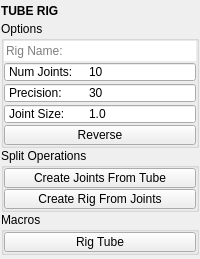
<?xml version="1.0" encoding="UTF-8"?>
<ui version="4.0">
 <class>QtUi</class>
 <widget class="QMainWindow" name="QtUi">
  <property name="geometry">
   <rect>
    <x>0</x>
    <y>0</y>
    <width>200</width>
    <height>259</height>
   </rect>
  </property>
  <property name="tabShape">
   <enum>QTabWidget::Triangular</enum>
  </property>
  <property name="dockNestingEnabled">
   <bool>true</bool>
  </property>
  <property name="dockOptions">
   <set>QMainWindow::AllowNestedDocks|QMainWindow::AllowTabbedDocks|QMainWindow::AnimatedDocks|QMainWindow::ForceTabbedDocks</set>
  </property>
  <property name="bnabled" stdset="0">
   <bool>true</bool>
  </property>
  <widget class="QWidget" name="central_widget">
   <property name="minimumSize">
    <size>
     <width>200</width>
     <height>0</height>
    </size>
   </property>
   <layout class="QVBoxLayout" name="verticalLayout_2">
    <property name="leftMargin">
     <number>1</number>
    </property>
    <property name="topMargin">
     <number>1</number>
    </property>
    <property name="rightMargin">
     <number>1</number>
    </property>
    <property name="bottomMargin">
     <number>1</number>
    </property>
    <item>
     <layout class="QVBoxLayout" name="verticalLayout">
      <property name="spacing">
       <number>0</number>
      </property>
      <item>
       <widget class="Header" name="header">
        <property name="minimumSize">
         <size>
          <width>0</width>
          <height>20</height>
         </size>
        </property>
        <property name="maximumSize">
         <size>
          <width>16777215</width>
          <height>20</height>
         </size>
        </property>
        <property name="font">
         <font>
          <weight>75</weight>
          <bold>true</bold>
         </font>
        </property>
        <property name="text">
         <string>TUBE RIG</string>
        </property>
       </widget>
      </item>
      <item>
       <widget class="QGroupBox" name="groupBox_0">
        <property name="title">
         <string>Options</string>
        </property>
        <layout class="QVBoxLayout" name="verticalLayout_3">
         <property name="spacing">
          <number>1</number>
         </property>
         <property name="leftMargin">
          <number>0</number>
         </property>
         <property name="topMargin">
          <number>0</number>
         </property>
         <property name="rightMargin">
          <number>0</number>
         </property>
         <property name="bottomMargin">
          <number>0</number>
         </property>
         <item>
          <widget class="LineEdit" name="txt000">
           <property name="minimumSize">
            <size>
             <width>0</width>
             <height>20</height>
            </size>
           </property>
           <property name="maximumSize">
            <size>
             <width>16777215</width>
             <height>20</height>
            </size>
           </property>
           <property name="toolTip">
            <string>&lt;html&gt;&lt;head/&gt;&lt;body&gt;&lt;p&gt;If no name is given, the mesh object's name will be used.&lt;/p&gt;&lt;/body&gt;&lt;/html&gt;</string>
           </property>
           <property name="frame">
            <bool>false</bool>
           </property>
           <property name="placeholderText">
            <string>Rig Name:</string>
           </property>
          </widget>
         </item>
         <item>
          <widget class="QSpinBox" name="s000">
           <property name="minimumSize">
            <size>
             <width>0</width>
             <height>20</height>
            </size>
           </property>
           <property name="maximumSize">
            <size>
             <width>16777215</width>
             <height>20</height>
            </size>
           </property>
           <property name="toolTip">
            <string>The number of joints to create.</string>
           </property>
           <property name="buttonSymbols">
            <enum>QAbstractSpinBox::NoButtons</enum>
           </property>
           <property name="prefix">
            <string>Num Joints:	</string>
           </property>
           <property name="minimum">
            <number>2</number>
           </property>
           <property name="maximum">
            <number>999</number>
           </property>
           <property name="singleStep">
            <number>1</number>
           </property>
           <property name="value">
            <number>10</number>
           </property>
           <property name="displayIntegerBase">
            <number>10</number>
           </property>
          </widget>
         </item>
         <item>
          <widget class="QSpinBox" name="s001">
           <property name="minimumSize">
            <size>
             <width>0</width>
             <height>20</height>
            </size>
           </property>
           <property name="maximumSize">
            <size>
             <width>16777215</width>
             <height>20</height>
            </size>
           </property>
           <property name="toolTip">
            <string>&lt;html&gt;&lt;head/&gt;&lt;body&gt;&lt;p&gt;The percentage of the largest axis length to determine the number of cross-sections.&lt;/p&gt;&lt;p&gt;This is only applicaple to object selections (ignored when using an edge selection).&lt;/p&gt;&lt;/body&gt;&lt;/html&gt;</string>
           </property>
           <property name="buttonSymbols">
            <enum>QAbstractSpinBox::NoButtons</enum>
           </property>
           <property name="prefix">
            <string>Precision:	</string>
           </property>
           <property name="minimum">
            <number>10</number>
           </property>
           <property name="maximum">
            <number>100</number>
           </property>
           <property name="singleStep">
            <number>1</number>
           </property>
           <property name="value">
            <number>30</number>
           </property>
           <property name="displayIntegerBase">
            <number>10</number>
           </property>
          </widget>
         </item>
         <item>
          <widget class="QDoubleSpinBox" name="s002">
           <property name="minimumSize">
            <size>
             <width>0</width>
             <height>20</height>
            </size>
           </property>
           <property name="maximumSize">
            <size>
             <width>16777215</width>
             <height>20</height>
            </size>
           </property>
           <property name="toolTip">
            <string>The size of the joints displayed in the viewport.</string>
           </property>
           <property name="buttonSymbols">
            <enum>QAbstractSpinBox::NoButtons</enum>
           </property>
           <property name="prefix">
            <string>Joint Size:	</string>
           </property>
           <property name="decimals">
            <number>1</number>
           </property>
           <property name="minimum">
            <double>0.100000000000000</double>
           </property>
           <property name="maximum">
            <double>1000.000000000000000</double>
           </property>
           <property name="singleStep">
            <double>1.000000000000000</double>
           </property>
           <property name="value">
            <double>1.000000000000000</double>
           </property>
          </widget>
         </item>
         <item>
          <widget class="QPushButton" name="chk000">
           <property name="enabled">
            <bool>true</bool>
           </property>
           <property name="minimumSize">
            <size>
             <width>0</width>
             <height>20</height>
            </size>
           </property>
           <property name="maximumSize">
            <size>
             <width>999</width>
             <height>20</height>
            </size>
           </property>
           <property name="toolTip">
            <string>Create the joint chain in reverse order.</string>
           </property>
           <property name="layoutDirection">
            <enum>Qt::LeftToRight</enum>
           </property>
           <property name="text">
            <string>Reverse</string>
           </property>
           <property name="checkable">
            <bool>true</bool>
           </property>
          </widget>
         </item>
        </layout>
       </widget>
      </item>
      <item>
       <widget class="QGroupBox" name="groupBox_1">
        <property name="title">
         <string>Split Operations</string>
        </property>
        <layout class="QGridLayout" name="gridLayout">
         <property name="leftMargin">
          <number>0</number>
         </property>
         <property name="topMargin">
          <number>0</number>
         </property>
         <property name="rightMargin">
          <number>0</number>
         </property>
         <property name="bottomMargin">
          <number>0</number>
         </property>
         <property name="spacing">
          <number>1</number>
         </property>
         <item row="0" column="0">
          <widget class="QPushButton" name="b001">
           <property name="enabled">
            <bool>true</bool>
           </property>
           <property name="minimumSize">
            <size>
             <width>0</width>
             <height>20</height>
            </size>
           </property>
           <property name="maximumSize">
            <size>
             <width>999</width>
             <height>20</height>
            </size>
           </property>
           <property name="toolTip">
            <string>&lt;html&gt;&lt;head/&gt;&lt;body&gt;&lt;p&gt;Select a tube mesh to create a joint chain.&lt;/p&gt;&lt;/body&gt;&lt;/html&gt;</string>
           </property>
           <property name="layoutDirection">
            <enum>Qt::RightToLeft</enum>
           </property>
           <property name="text">
            <string>Create Joints From Tube</string>
           </property>
           <property name="autoDefault">
            <bool>false</bool>
           </property>
           <property name="default">
            <bool>false</bool>
           </property>
           <property name="flat">
            <bool>false</bool>
           </property>
           <property name="bnabled" stdset="0">
            <bool>true</bool>
           </property>
          </widget>
         </item>
         <item row="4" column="0">
          <widget class="QPushButton" name="b002">
           <property name="enabled">
            <bool>true</bool>
           </property>
           <property name="minimumSize">
            <size>
             <width>0</width>
             <height>20</height>
            </size>
           </property>
           <property name="maximumSize">
            <size>
             <width>999</width>
             <height>20</height>
            </size>
           </property>
           <property name="toolTip">
            <string>Select the root joint and then a tube mesh to create a rig.</string>
           </property>
           <property name="layoutDirection">
            <enum>Qt::RightToLeft</enum>
           </property>
           <property name="text">
            <string>Create Rig From Joints</string>
           </property>
           <property name="autoDefault">
            <bool>false</bool>
           </property>
           <property name="default">
            <bool>false</bool>
           </property>
           <property name="flat">
            <bool>false</bool>
           </property>
           <property name="bnabled" stdset="0">
            <bool>true</bool>
           </property>
          </widget>
         </item>
        </layout>
       </widget>
      </item>
      <item>
       <widget class="QGroupBox" name="groupBox_2">
        <property name="title">
         <string>Macros</string>
        </property>
        <layout class="QGridLayout" name="gridLayout_2">
         <property name="leftMargin">
          <number>0</number>
         </property>
         <property name="topMargin">
          <number>0</number>
         </property>
         <property name="rightMargin">
          <number>0</number>
         </property>
         <property name="bottomMargin">
          <number>0</number>
         </property>
         <property name="spacing">
          <number>1</number>
         </property>
         <item row="0" column="0">
          <widget class="QPushButton" name="b000">
           <property name="enabled">
            <bool>true</bool>
           </property>
           <property name="minimumSize">
            <size>
             <width>0</width>
             <height>20</height>
            </size>
           </property>
           <property name="maximumSize">
            <size>
             <width>999</width>
             <height>20</height>
            </size>
           </property>
           <property name="toolTip">
            <string>&lt;html&gt;&lt;head/&gt;&lt;body&gt;&lt;p&gt;Select a single polygon tube mesh to create a rig.&lt;/p&gt;&lt;p&gt;Alternatively, select an edge loop running the length of the tube.&lt;/p&gt;&lt;/body&gt;&lt;/html&gt;</string>
           </property>
           <property name="layoutDirection">
            <enum>Qt::RightToLeft</enum>
           </property>
           <property name="text">
            <string>Rig Tube</string>
           </property>
           <property name="autoDefault">
            <bool>false</bool>
           </property>
           <property name="default">
            <bool>false</bool>
           </property>
           <property name="flat">
            <bool>false</bool>
           </property>
           <property name="bnabled" stdset="0">
            <bool>true</bool>
           </property>
          </widget>
         </item>
        </layout>
       </widget>
      </item>
      <item>
       <spacer name="verticalSpacer">
        <property name="orientation">
         <enum>Qt::Vertical</enum>
        </property>
        <property name="sizeHint" stdset="0">
         <size>
          <width>0</width>
          <height>10</height>
         </size>
        </property>
       </spacer>
      </item>
     </layout>
    </item>
   </layout>
  </widget>
 </widget>
 <customwidgets>
  <customwidget>
   <class>Header</class>
   <extends>QLabel</extends>
   <header>uitk.widgets.header.Header.h</header>
  </customwidget>
  <customwidget>
   <class>LineEdit</class>
   <extends>QLineEdit</extends>
   <header>widgets.lineedit.h</header>
  </customwidget>
 </customwidgets>
 <resources/>
 <connections/>
 <designerdata>
  <property name="gridDeltaX">
   <number>5</number>
  </property>
  <property name="gridDeltaY">
   <number>5</number>
  </property>
  <property name="gridSnapX">
   <bool>true</bool>
  </property>
  <property name="gridSnapY">
   <bool>true</bool>
  </property>
  <property name="gridVisible">
   <bool>true</bool>
  </property>
 </designerdata>
</ui>
